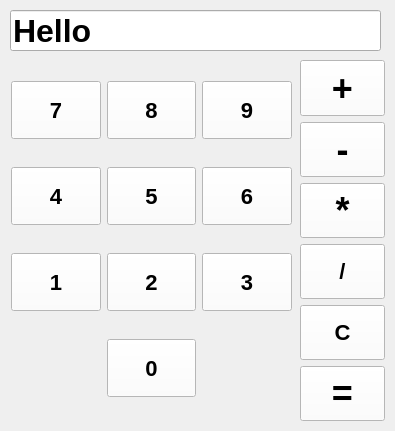
<?xml version="1.0" encoding="UTF-8"?>
<ui version="4.0">
 <class>Form</class>
 <widget class="QWidget" name="Form">
  <property name="geometry">
   <rect>
    <x>0</x>
    <y>0</y>
    <width>395</width>
    <height>431</height>
   </rect>
  </property>
  <property name="windowTitle">
   <string>Form</string>
  </property>
  <property name="styleSheet">
   <string notr="true">QPushButton{
	background-color: white;
	width: 75px;
	height: 50px;
	font-size: 22px;
	font-weight: bold;
	text-align: center;
}

QPushButton:hover{
	background-color: silver;
}

QPushButton:pressed{
	background-color: gray;
}</string>
  </property>
  <widget class="QWidget" name="gridLayoutWidget">
   <property name="geometry">
    <rect>
     <x>11</x>
     <y>59</y>
     <width>281</width>
     <height>361</height>
    </rect>
   </property>
   <layout class="QGridLayout" name="gridLayout">
    <item row="1" column="1">
     <widget class="QPushButton" name="five">
      <property name="text">
       <string>5</string>
      </property>
     </widget>
    </item>
    <item row="2" column="0">
     <widget class="QPushButton" name="one">
      <property name="text">
       <string>1</string>
      </property>
     </widget>
    </item>
    <item row="0" column="0">
     <widget class="QPushButton" name="seven">
      <property name="text">
       <string>7</string>
      </property>
     </widget>
    </item>
    <item row="1" column="0">
     <widget class="QPushButton" name="four">
      <property name="text">
       <string>4</string>
      </property>
     </widget>
    </item>
    <item row="0" column="1">
     <widget class="QPushButton" name="eight">
      <property name="text">
       <string>8</string>
      </property>
     </widget>
    </item>
    <item row="0" column="2">
     <widget class="QPushButton" name="nine">
      <property name="text">
       <string>9</string>
      </property>
     </widget>
    </item>
    <item row="1" column="2">
     <widget class="QPushButton" name="six">
      <property name="text">
       <string>6</string>
      </property>
     </widget>
    </item>
    <item row="2" column="2">
     <widget class="QPushButton" name="three">
      <property name="text">
       <string>3</string>
      </property>
     </widget>
    </item>
    <item row="2" column="1">
     <widget class="QPushButton" name="two">
      <property name="text">
       <string>2</string>
      </property>
     </widget>
    </item>
    <item row="3" column="1">
     <widget class="QPushButton" name="zero">
      <property name="text">
       <string>0</string>
      </property>
     </widget>
    </item>
   </layout>
  </widget>
  <widget class="QLineEdit" name="lineEdit">
   <property name="geometry">
    <rect>
     <x>10</x>
     <y>10</y>
     <width>371</width>
     <height>41</height>
    </rect>
   </property>
   <property name="layoutDirection">
    <enum>Qt::LeftToRight</enum>
   </property>
   <property name="styleSheet">
    <string notr="true">font-size: 32px; font-weight: bold;</string>
   </property>
   <property name="text">
    <string>Hello</string>
   </property>
   <property name="clearButtonEnabled">
    <bool>false</bool>
   </property>
  </widget>
  <widget class="QWidget" name="verticalLayoutWidget">
   <property name="geometry">
    <rect>
     <x>300</x>
     <y>60</y>
     <width>85</width>
     <height>361</height>
    </rect>
   </property>
   <layout class="QVBoxLayout" name="verticalLayout">
    <item>
     <widget class="QPushButton" name="plus">
      <property name="styleSheet">
       <string notr="true">font-size: 36px;</string>
      </property>
      <property name="text">
       <string>+</string>
      </property>
     </widget>
    </item>
    <item>
     <widget class="QPushButton" name="minus">
      <property name="styleSheet">
       <string notr="true">font-size: 36px;</string>
      </property>
      <property name="text">
       <string>-</string>
      </property>
     </widget>
    </item>
    <item>
     <widget class="QPushButton" name="multiply">
      <property name="styleSheet">
       <string notr="true">font-size: 36px;</string>
      </property>
      <property name="text">
       <string>*</string>
      </property>
     </widget>
    </item>
    <item>
     <widget class="QPushButton" name="divide">
      <property name="text">
       <string>/</string>
      </property>
     </widget>
    </item>
    <item>
     <widget class="QPushButton" name="clear">
      <property name="text">
       <string>C</string>
      </property>
     </widget>
    </item>
    <item>
     <widget class="QPushButton" name="equal">
      <property name="styleSheet">
       <string notr="true">font-size: 36px;</string>
      </property>
      <property name="text">
       <string>=</string>
      </property>
     </widget>
    </item>
   </layout>
  </widget>
 </widget>
 <resources/>
 <connections/>
</ui>
